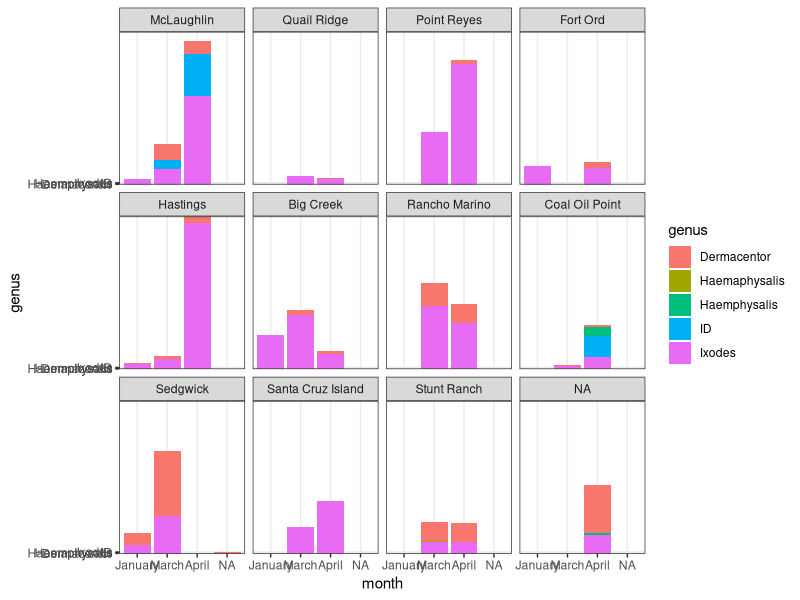

This figure's R source:
## ---- chunk 1
knitr::opts_chunk$set(echo = TRUE)

library(readr)
library(tidyverse)
library(ggplot2)

prelim <- read_csv("California Tick Data Base - Sheet1.csv")

levels(prelim$reserve)[levels(prelim$reserve) == "Sedgewick"] <- "Sedgwick"
levels(prelim$genus)[levels(prelim$genus) == "Haemphysalis"] <- "Haemaphysalis"


prelim <- subset(prelim, reserve != "Paradise Reserve")
prelim$reserve
prelim$month <- factor(prelim$month,
                       levels = c("January", "March", "April", "May"))

unique(prelim$reserve)
unique(prelim$genus)
prelim$reserve <- factor(prelim$reserve,
                       levels = c("McLaughlin", "Quail Ridge", "Point Reyes",
                                  "Fort Ord", "Hastings", "Big Creek", "Rancho Marino",
                                  "Coal Oil Point", "Sedgwick", "Santa Cruz Island", "Stunt Ranch"))
## ---- chunk 2

dim(prelim)


ggplot(prelim, aes(y = genus, x = month, fill = genus )) +
  geom_histogram(stat = "identity") +
  facet_wrap(~reserve) +
  theme_bw()


